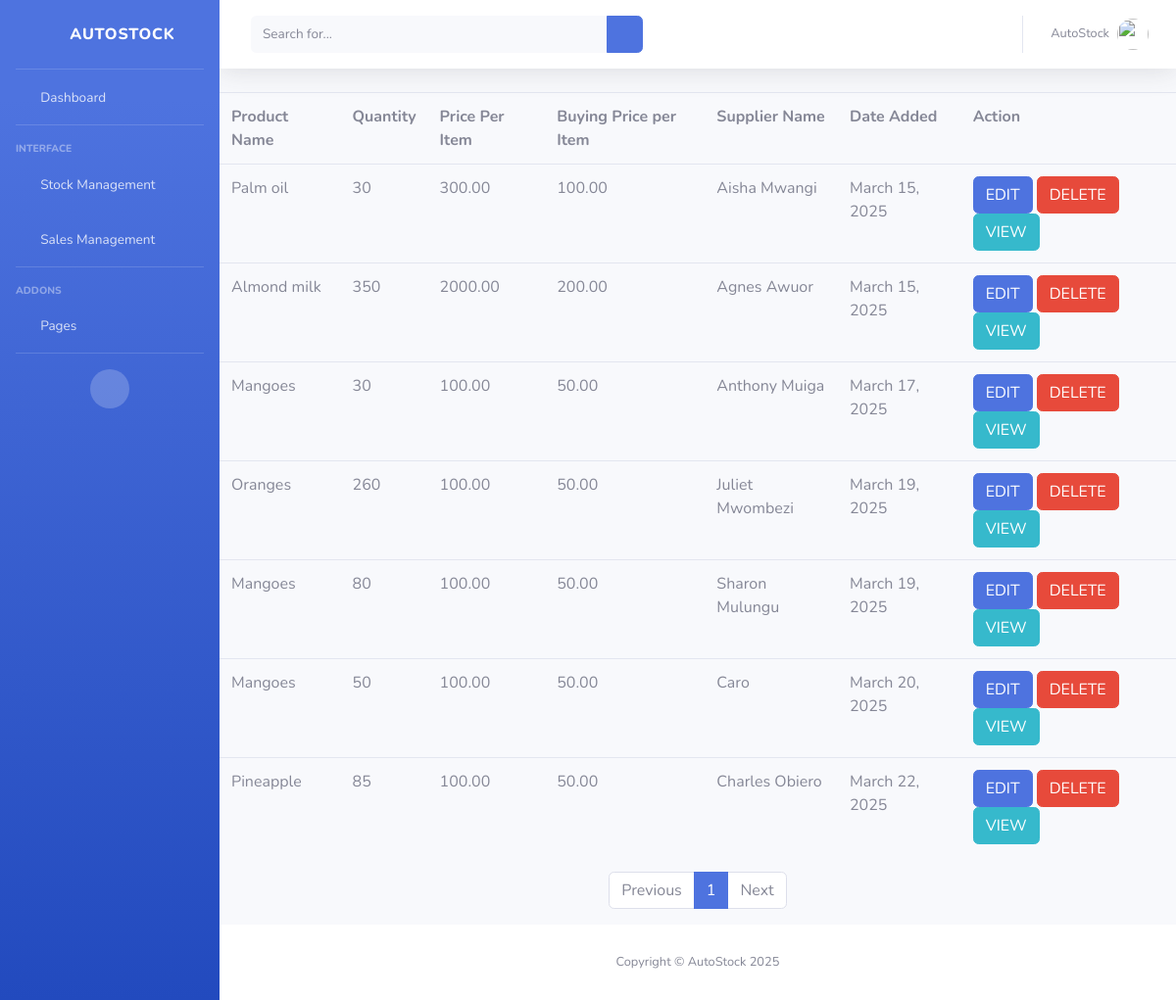
Page /stocks/ on the earlier database version.
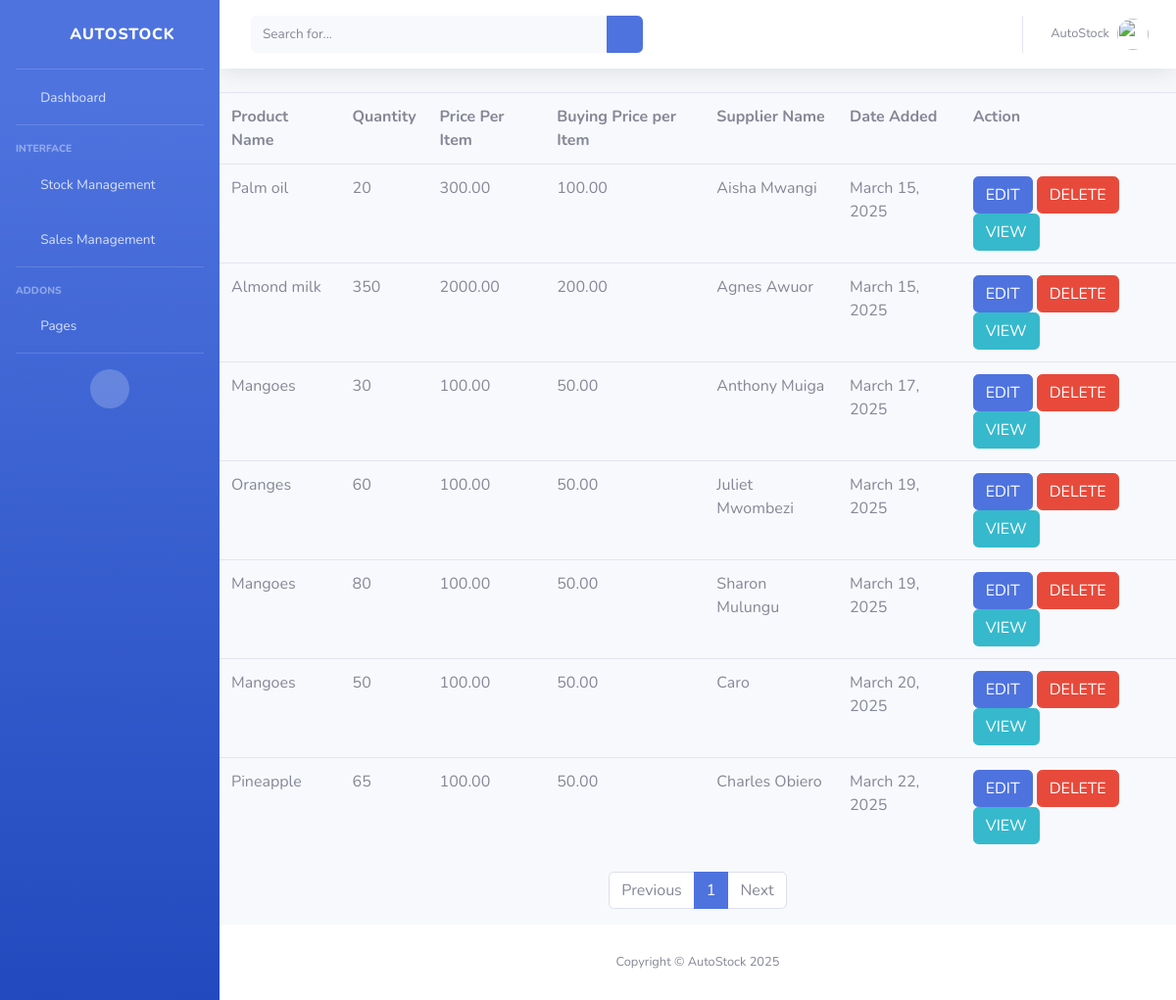
Same page on the later database version.
### autoapp/models.py (models this page shows, shortened)
class Stock(models.Model):
     product = models. CharField(max_length=100)
     quantity = models.IntegerField()
     price = models.DecimalField(max_digits=12, decimal_places=2)
     buyingprice = models.DecimalField(max_digits=12, decimal_places=2, default=0.00)
     name = models.CharField(max_length=100)
     date = models.DateField(auto_now_add=True)

### autoapp/views.py (the view)
# urls.py: path('stocks/', views.stocks, name='stocks'),
def stocks(request):
    query = request.GET.get('q')  # Get search input from URL
    if query:
        allstocks = Stock.objects.filter(
            Q(product__icontains=query) | Q(name__icontains=query)
        )
    else:
        allstocks = Stock.objects.all()
    paginator = Paginator(allstocks, 10)
    page_number = request.GET.get('page')
    page_obj = paginator.get_page(page_number)
    return render(request, 'stocks.html', {'stock': page_obj})

### template/stocks.html (shortened to what the changed rows need)
<!DOCTYPE html>
<html lang="en">
<head>
    {% load static %}
    <link href="{% static 'vendor/fontawesome-free/css/all.min.css' %}" rel="stylesheet" type="text/css">
    <link href="{% static 'css/sb-admin-2.min.css' %}" rel="stylesheet">
    <link href="{% static 'vendor/datatables/dataTables.bootstrap4.min.css' %}" rel="stylesheet">
</head>
<body id="page-top">
    <div id="wrapper">
        <div id="content-wrapper" class="d-flex flex-column">
            <div id="content">
                <table class="table">
    <tr>
        <th>Product Name</th>
        <th>Quantity</th>
        <th>Price Per Item</th>
        <th>Buying Price per Item</th>
        <th>Supplier Name</th>
        <th>Date Added</th>
        <th>Action</th>
    </tr>
    {% for x in stock %}
        <tr>
            <td>{{ x.product }}</td>
            <td>{{ x.quantity }}</td>
            <td>{{ x.price }}</td>
            <td>{{ x.buyingprice }}</td>
            <td>{{ x.name }}</td>
            <td>{{ x.date }}</td>
            <td>
                <a href="/editstock/{{ x.id }}" class="btn btn-primary">EDIT</a>
                <a href="/delete/{{ x.id }}" class="btn btn-danger">DELETE</a>
                 <a href="{% url 'product_tracker' x.id %}" class="btn btn-info">VIEW</a>
            </td>
        </tr>
    {% empty %}
        <tr>
            <td colspan="7" class="text-center">No results found.</td>
        </tr>
    {% endfor %}
</table>
            </div>
        </div>
    </div>
</body>
</html>

Differences in the rows shown:
changed Stock "Palm oil": quantity "30" → "20"
changed Stock "Oranges": quantity "260" → "60"
changed Stock "Pineapple": quantity "85" → "65"
